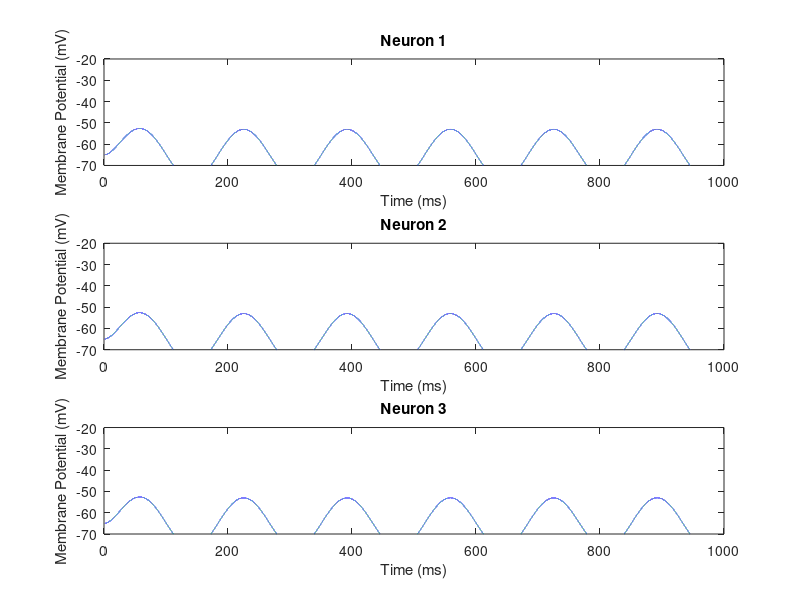

MATLAB code to generate this figure:
% Simulation parameters
dt = 0.01;               % Time step (ms)
T = 1000;                % Total time (ms)
time = 0:dt:T;           % Time vector
n_neurons = 3;          % Number of neurons (this can be modified)

% LIF neuron parameters
V_rest = -65;            % Resting membrane potential (mV)
V_th = -50;              % Threshold for spike (mV)
V_reset = -70;           % Reset voltage after spike (mV)
tau_m = 20;              % Membrane time constant (ms)
R_m = 3;                 % Membrane resistance (MOhms)

% External input: Theta oscillation range (4-8 Hz) with noise
theta_frequency = 6;  % Theta frequency (6 Hz)
I_ext = zeros(n_neurons, length(time));  % Initialize external input matrix
for i = 1:n_neurons
    I_ext(i, :) = 5 * sin(2 * pi * theta_frequency * time / 1000) + 0.5 * randn(1, length(time));  % Theta input + noise
end

% Initialize variables
V = V_rest * ones(n_neurons, length(time));  % Membrane potential for each neuron
spike_times = cell(n_neurons, 1);            % Store spike times
spike_train = zeros(n_neurons, length(time)); % Store spike occurrences

% Simulation loop
for t = 2:length(time)
    for i = 1:n_neurons
        % Update membrane potential with LIF dynamics
        dV = (-(V(i, t-1) - V_rest) + R_m * I_ext(i, t)) * (dt / tau_m);
        V(i, t) = V(i, t-1) + dV;

        % Check if the neuron fires a spike
        if V(i, t) >= V_th
            V(i, t) = 30;  % Spike (for visualization)
            spike_times{i}(end+1) = time(t);  % Record spike time
            spike_train(i, t) = 1;            % Mark spike in spike train
            V(i, t+1) = V_reset;             % Reset after spike
        end
    end
end

% Create subplots for each neuron
figure;
for i = 1:n_neurons
    subplot(n_neurons, 1, i);  % Create a subplot for each neuron
    plot(time, V(i, :));
    title(['Neuron ' num2str(i)]);
    xlabel('Time (ms)');
    ylabel('Membrane Potential (mV)');
    ylim([-70 -20]);  % Adjust the y-axis limits for clear visualization of spikes
end
